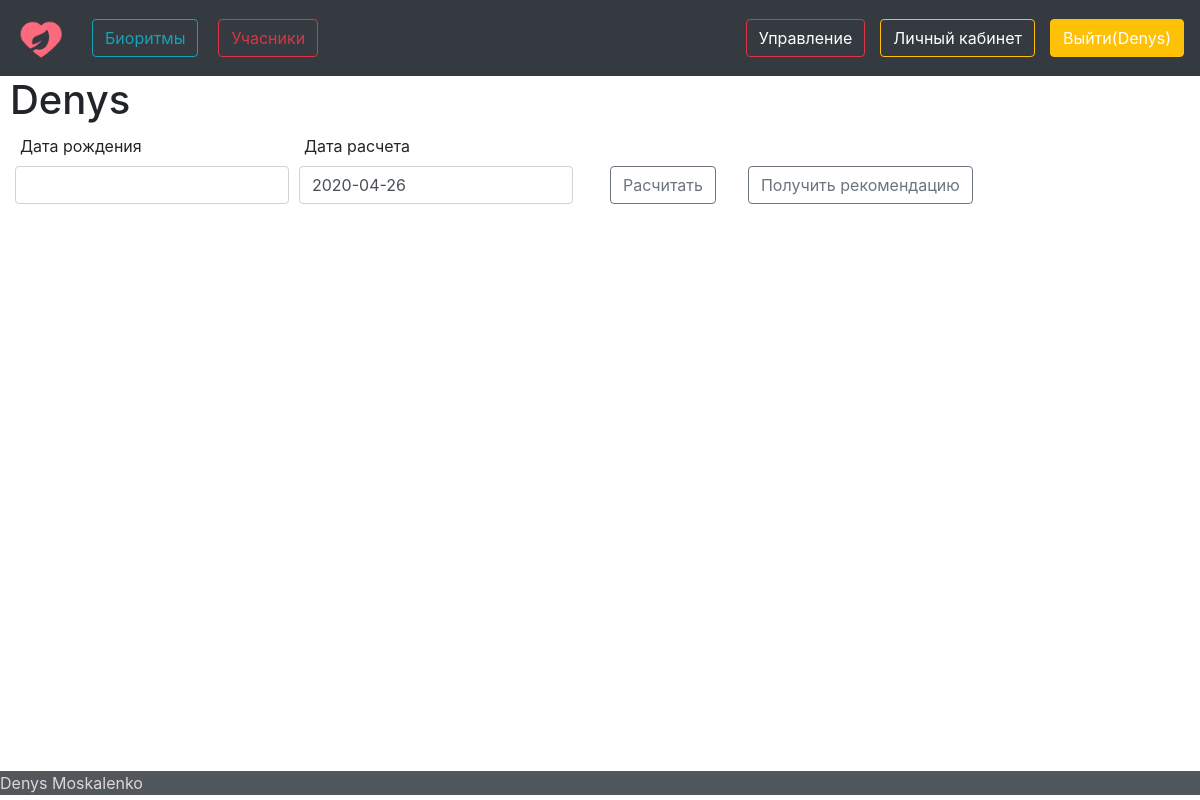
The page /biorythms/ (signed in) on the database as committed earlier.
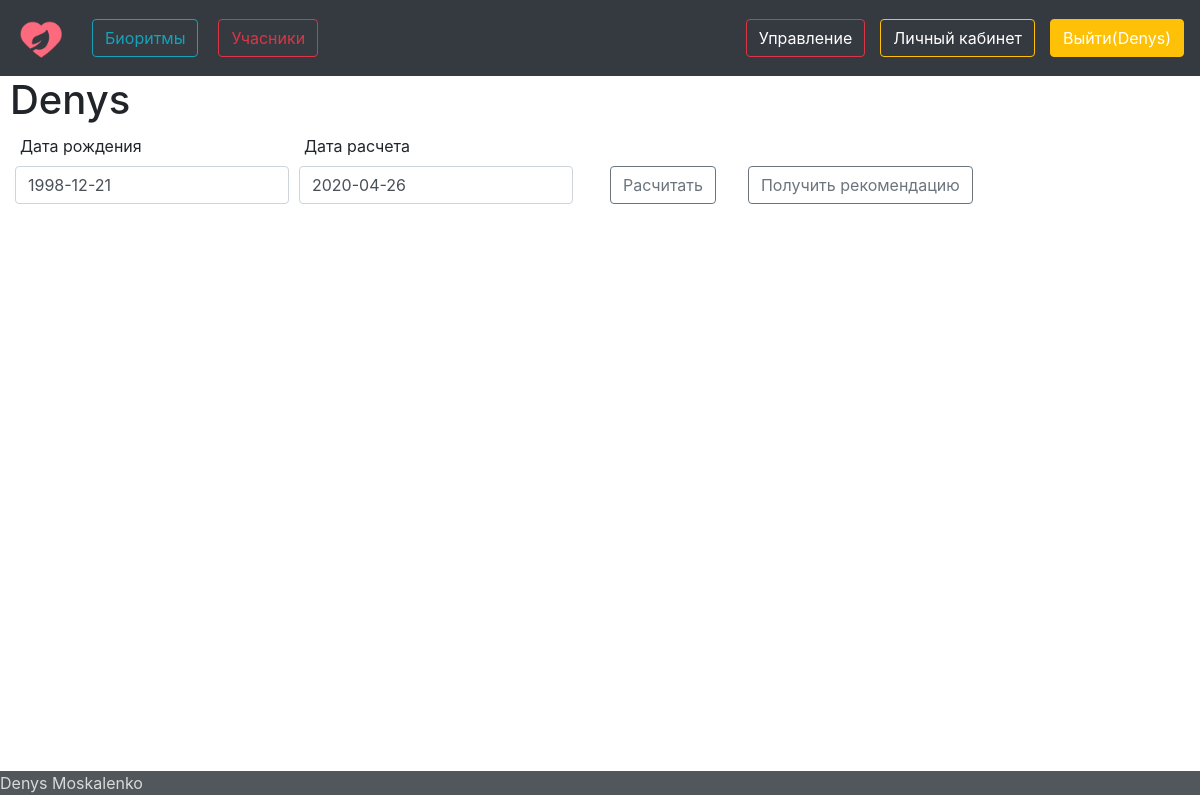
The same page on the database as committed later.
### afront/models.py (models this page shows)
class BiorythmsModel(models.Model):
    person = models.OneToOneField(Human, on_delete=models.CASCADE)
    birth_date = models.CharField(max_length=10)
    calculate_date = models.CharField(max_length=10)
    phys = models.FloatField(default=0)
    mind = models.FloatField(default=0)
    intel = models.FloatField(default=0)

### afront/views.py (the view, shortened to what this page needs)
# urls.py: re_path('biorythms/', views.Biorhythms.as_view()),
class Biorhythms(TemplateView):
    def get(self, request):
        form = BiorythmsForm
        try:
            person = Human.objects.get(email=request.user.email)
            peid = person.id
            model = BiorythmsModel.objects.get(person=peid)
            birthday = model.birth_date
        except ObjectDoesNotExist:
            birthday = ''
        today = datetime.date.today().strftime("%Y-%m-%d")
        ctx = {
            'form': form,
            'today': today,
            'birthday': birthday
        }
        return render(request, 'biorythms.html', ctx)

### afront/templates/biorythms.html (shortened to what this page needs)
{% extends 'main.html' %}
{% block content %}
<h1>{{user.username}}
</h1>
{%if er%}
<h2>{{er}}<a href="/account">перейти</a></h2>
{%else%}
<form action="/biorythms/" method="post">
   <div class="form-row" style="margin:10px">
      <div class="col-md-2.5 mb-3">
        <label for="id_birth_date" style="margin-left: 5px">Дата рождения</label>
        <input type="text" class="form-control" name="birthday" maxlength="50"  id="id_birth_date" required value="{{birthday}}">
      </div>
      <div class="col-md-2.5 mb-3">
        <label for="id_calculate_date" style="margin-left: 5px">Дата расчета</label>
        <input type="text" class="form-control"  name="curentday" maxlength="50"  id="id_calculate_date"  required value="{{today}}">
      </div>
 <button class="btn btn-outline-secondary"  style="margin:32px" type="submit" name="count" >Расчитать</button>
 <a href=" /bioresult" role="button" class="btn btn-outline-secondary ml-0"  style="margin:32px" type="submit" >Получить рекомендацию </a>    </li>
    </div>
</form>
{%endif%}
{% endblock %}

Rows that differ between the two databases and show on the page:
added BiorythmsModel: birthday "1998-12-21"
